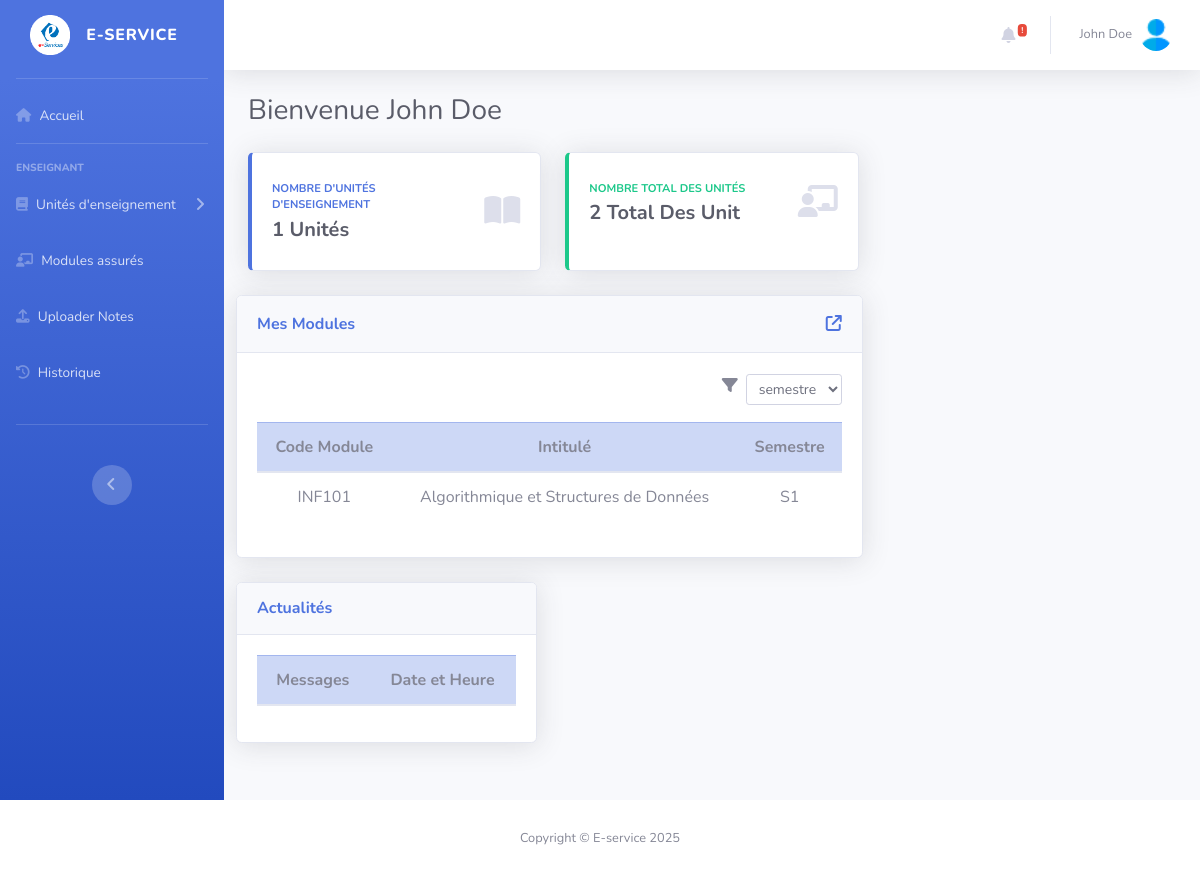
The page /Views/ProfViews/index.php (signed in) on the database its author committed.
### tables this page shows
CREATE TABLE `utilisateurs` (
  `id` int(11) NOT NULL,
  `firstName` varchar(50) NOT NULL,
  `lastName` varchar(75) NOT NULL,
  `CIN` varchar(10) NOT NULL,
  `Birthdate` date NOT NULL,
  `email` varchar(50) NOT NULL,
  `password` varchar(255) NOT NULL,
  `speciality` varchar(70) NOT NULL,
  `id_departement` int(11) NOT NULL,
  `creation_date` datetime NOT NULL DEFAULT current_timestamp(),
  `must_change_password` tinyint(1) DEFAULT 1
);

CREATE TABLE `professeur` (
  `id_professeur` int(11) NOT NULL,
  `id_unit` int(11) NOT NULL,
  `Volume_horr` int(11) NOT NULL,
  `anneeUniversitaire` varchar(20) NOT NULL
);

CREATE TABLE `units` (
  `id` int(11) NOT NULL,
  `code_module` varchar(10) NOT NULL,
  `intitule` varchar(100) NOT NULL,
  `semestre` varchar(2) NOT NULL,
  `credits` decimal(11,2) NOT NULL,
  `speciality` varchar(50) NOT NULL,
  `departement_id` int(11) NOT NULL,
  `id_filiere` int(11) NOT NULL,
  `statut` tinyint(4) NOT NULL DEFAULT 0,
  `date_creation` datetime NOT NULL DEFAULT current_timestamp()
);

### Model/database.php (called while the page is built, shortened)
<?php
    function dataBaseConnection(){
        try{
            $pdo=new PDO('mysql:host=localhost;dbname=EserviceDB;port=3306;charset=utf8','root','',array(PDO::ATTR_ERRMODE=>PDO::ERRMODE_EXCEPTION));
        }catch(Exception $e){
            echo $e->getMessage();
        }
        return $pdo;
    }
    function GetFromDb($query,$values,$fetchAll=true){
        try {
            $pdo=dataBaseConnection();
            $stmt=$pdo->prepare($query);
            if (is_array($values)){
                $stmt->execute($values);
            }else{
                $stmt->execute([$values]);
            }
            if($fetchAll){
                $data=$stmt->fetchAll(PDO::FETCH_ASSOC);
            }else{
                $data=$stmt->fetch(PDO::FETCH_ASSOC);
            }
                return $data;
        } catch (Exception $e) {
            error_log("Error : " . $e->getMessage());
            return false;
        }
    }
    function CounterValues($query,$values){
        try{
            $pdo=dataBaseConnection();
            $stmt=$pdo->prepare($query);
            if (is_array($values)){
                $stmt->execute($values);
            }else{
                $stmt->execute([$values]);
            }
            if($stmt){
                $count=$stmt->fetchColumn();
                return $count;
            }
        } catch (PDOException $e) {
            echo "Error Getting the count : " . $e->getMessage();
            return -1;
        }
    }

### Views/ProfViews/index.php (the view, shortened to what this page needs)
<?php
    $data=GetFromDb("SELECT * FROM utilisateurs WHERE id=? ;",$_SESSION['id'],false);
    $userName=$data['firstName'].' '.$data['lastName'];
    $semesterFilter = isset($_GET['semestre']) && $_GET['semestre'] !== '' ? $_GET['semestre'] : null;
     $nbrofUnits = CounterValues('SELECT COUNT(*) FROM units u JOIN professeur p ON u.id=p.id_unit WHERE p.id_professeur=?;',$_SESSION['id']);
     $nbrTotalUnits = CounterValues('SELECT COUNT(*) FROM units WHERE departement_id=?;',$data['id_departement']);
    if($semesterFilter){
        $units=GetFromDb('SELECT * FROM units u JOIN professeur p ON u.id=p.id_unit WHERE p.id_professeur=? AND u.semestre=? LIMIT 10;',[$_SESSION['id'],$semesterFilter]);
    }else{
        $units=GetFromDb('SELECT * FROM units u JOIN professeur p ON u.id=p.id_unit WHERE p.id_professeur=? LIMIT 8;',$_SESSION['id']);
    }
?>
    <div id="wrapper">
   <?php require_once "../include/navBars/ProfNav.php";?>
   <?php require_once "../include/header.php";?>
   <div class="container-fluid">
        <div class="d-sm-flex align-items-center justify-content-between mb-4">
        <h1 class="h3 mb-0 text-gray-800">Bienvenue <?=$userName?></h1>
        </div>
                             <div class="row">
                                    <div class="col-xl-4 col-md-6 mb-4">
                                        <div class="card border-left-primary shadow h-100 py-2">
                                        <div class="card-body">
                                            <div class="row no-gutters align-items-center">
                                            <div class="col mr-2">
                                                <div class="text-xs font-weight-bold text-primary text-uppercase mb-1">
                                                Nombre d'unités d'enseignement</div>
                                                <div class="h5 mb-0 font-weight-bold text-gray-800"><?=$nbrofUnits?> Unités</div>
                                            </div>
                                            <div class="col-auto">
                                                <i class="fas fa-book-open fa-2x text-gray-300"></i>
                                            </div>
                                            </div>
                                        </div>
                                        </div>
                                    </div>
                                    <div class="col-xl-4 col-md-6 mb-4">
                                        <div class="card border-left-success shadow h-100 py-2">
                                        <div class="card-body">
                                            <div class="row no-gutters align-items-center">
                                            <div class="col mr-2">
                                                <div class="text-xs font-weight-bold text-success text-uppercase mb-1">
                                                Nombre Total des Unités</div>
                                                <div class="h5 mb-0 font-weight-bold text-gray-800"><?=$nbrTotalUnits?> Total Des Unit</div>
                                            </div>
                                            <div class="col-auto">
                                                <i class="fas fa-chalkboard-teacher fa-2x text-gray-300"></i>
                                            </div>
                                            </div>
                                        </div>
                                        </div>
                                    </div>
                                </div>
                             </div>
                             <div class="content-row">
                                    <div class="col-xl-8 col-lg-7">
                                        <div class="card shadow mb-4">
                                            <div class="card-header py-3 d-flex flex-row align-items-center justify-content-between">
                                                <h6 class="m-0 font-weight-bold text-primary">Mes Modules</h6>
                                                <a href="Vac_Eus.php">
                                                    <i class="fas fa-arrow-up-right-from-square"></i>
                                                </a>
                                            </div>
                                            <div class="card-body">
                                                <form method="GET" class="mb-3 d-flex align-items-center justify-content-end gap-2">
                                                    <label for="semestre" class="form-label"><i class="fas fa-filter mr-2 mt-1"></i></label>
                                                    <select name="semestre" id="semestre" class="form-control form-control-sm w-auto" onchange="this.form.submit()">
                                                        <option value="">semestre</option>
                                                    </select>
                                                </form>
                                                <table class="table table-hover align-middle text-center">
                                                    <thead class="table-primary">
                                                        <tr>
                                                            <th>Code Module</th>
                                                            <th>Intitulé</th>
                                                            <th>Semestre</th>
                                                        </tr>
                                                    </thead>
                                                    <tbody>
                                                        <?php foreach ($units as $unit){
                                                        ?>
                                                            <tr>
                                                                <td><?= htmlspecialchars($unit['code_module']) ?></td>
                                                                <td><?= htmlspecialchars($unit['intitule']) ?></td>
                                                                <td><?= htmlspecialchars($unit['semestre']) ?></td>
                                                            </tr>
                                                        <?php } ?>
                                                    </tbody>
                                                </table>
                                            </div>
                                        </div>
                                    </div>
                                    <div class="col-xl-4 col-lg-5">
                                        <div class="card shadow mb-4">
                                            <div class="card-header py-3 d-flex flex-row align-items-center justify-content-between">
                                                <h6 class="m-0 font-weight-bold text-primary">Actualités</h6>
                                            </div>
                                            <div class="card-body">
                                                <table class="table table-hover align-middle text-center">
                                                        <thead class="table-primary">
                                                            <tr>
                                                                <th>Messages</th>
                                                                <th>Date et Heure</th>
                                                            </tr>
                                                        </thead>
                                                    </table>
                                            </div>
                                        </div>
                                    </div>
                            </div>
                                                            </div>
                                                            </div>
        </div>
            <?php require_once "../include/footer.php";?>
<?php
    include_once "../dashboards.php";
?>

### Views/include/header.php (shortened to what this page needs)
<div id="content-wrapper" class="d-flex flex-column">
    <div id="content">
        <nav class="navbar navbar-expand navbar-light bg-white topbar mb-4 static-top shadow">
            <ul class="navbar-nav ml-auto">
                <li class="nav-item dropdown no-arrow mx-1">
                <a class="nav-link dropdown-toggle" href="#" id="alertsDropdown" role="button"
                    data-toggle="dropdown" aria-haspopup="true" aria-expanded="false">
                    <i class="fas fa-bell fa-fw"></i>
                    <span class="badge badge-danger badge-counter">!</span>
                </a>
                </li>
                <li class="nav-item dropdown no-arrow">
                    <a class="nav-link dropdown-toggle" href="#" id="userDropdown" role="button"
                        data-toggle="dropdown" aria-haspopup="true" aria-expanded="false">
                        <span class="mr-2 d-none d-lg-inline text-gray-600 small"><?= $userName ?></span>
                        <img class="img-profile rounded-circle"
                            src="..\..\startbootstrap-sb-admin-2-gh-pages\img\logo3.png">
                    </a>
                </li>
            </ul>
        </nav>

### rows shown on the page
utilisateurs: userName "John Doe"
professeur: id_unit.code_module "INF101", id_unit.intitule "Algorithmique et Structures de Données", id_unit.semestre "S1"

### other values the page prints
$nbrofUnits "1"
$nbrTotalUnits "2"
